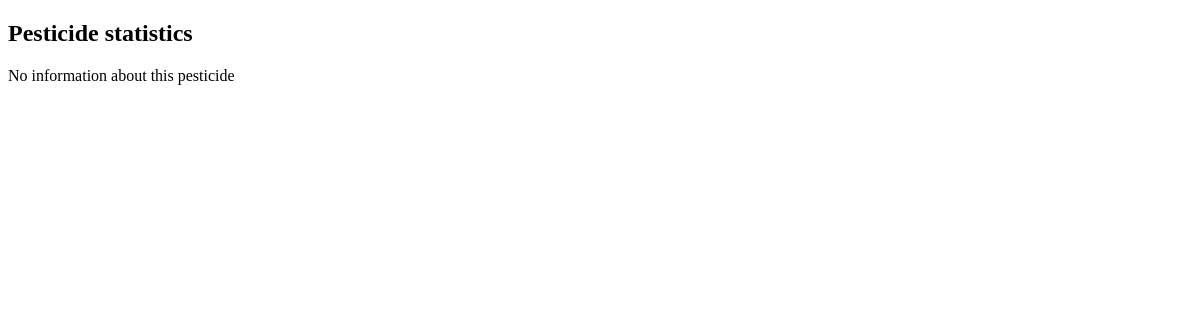
/pesticide_name=pes 2, run on an earlier commit of the app's database.
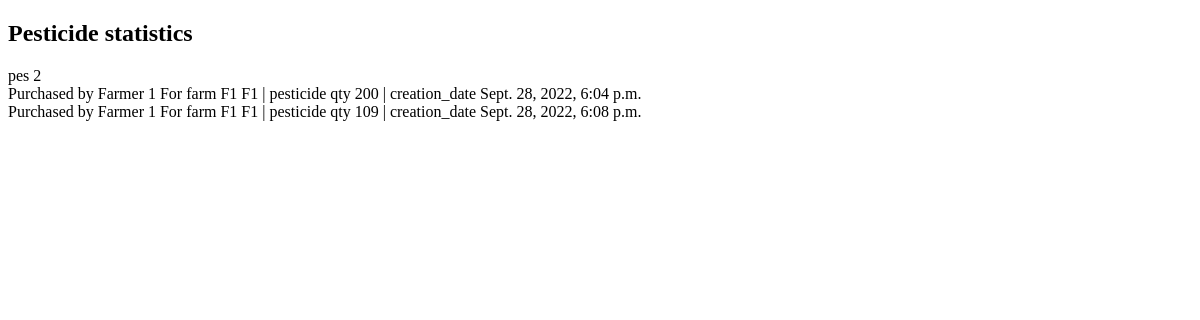
And on a later commit of the database.
### adminaccess/models.py (models this page shows)
class Pesticide(models.Model):
    farmer_id = models.ForeignKey(Farmer, on_delete=models.CASCADE)
    farm_id = models.ForeignKey(Farm_info, on_delete=models.CASCADE)
    planting_id = models.ForeignKey(Planting, on_delete=models.CASCADE)
    pesticide_name = models.CharField(max_length=50)
    pesticide_qty = models.CharField(max_length=50)
    reason = models.CharField(max_length=50,blank=True, null=True)
    pesticide_date = models.DateTimeField(auto_now_add=True,blank=True, null=True)#selection
    pesticide_date_from_planting = models.IntegerField(default=0, blank=True, null=True)
    rating = models.IntegerField(blank=True, null=True)
    create_date = models.DateTimeField(auto_now_add=True,blank=True, null=True)
    modified_date = models.DateTimeField(auto_now=True,blank=True, null=True)

class Farmer(models.Model):
    name = models.CharField(max_length=50)
    phone_number = models.IntegerField()
    address = models.TextField()
    aadhar_number = models.IntegerField(blank=True, null=True)
    family_members = models.IntegerField(blank=True, null=True)
    family_occupation = models.CharField(max_length=50, blank=True, null=True)
    is_access = models.BooleanField(default=False)
    create_date = models.DateTimeField(auto_now_add=True)
    modified_date = models.DateTimeField(auto_now=True)

class Farm_info(models.Model):
    farmer_id = models.ForeignKey(Farmer, on_delete=models.CASCADE)
    farm_nick_name = models.CharField(max_length=50, blank=True, null=True)
    farm_space = models.IntegerField(default=0)
    geo_location = models.CharField(max_length=50, blank=True, null=True)
    farm_village = models.CharField(max_length=50, blank=True, null=True)
    khata_no = models.CharField(max_length=50, blank=True, null=True)
    who_caretaker = models.CharField(max_length=50, blank=True, null=True)
    caretaker = models.CharField(max_length=50, blank=True, null=True)
    caretaker_phone_number = models.IntegerField(blank=True, null=True)
    soil_type = models.CharField(max_length=50, blank=True, null=True)
    water_source = models.CharField(max_length=50, blank=True, null=True)
    water_type = models.CharField(max_length=50, blank=True, null=True)
    water_season = models.CharField(max_length=50, blank=True, null=True)
    create_date = models.DateTimeField(auto_now_add=True)
    modified_date = models.DateTimeField(auto_now=True)

### adminaccess/views.py (the view)
# urls.py: path('pesticide_name=<str:pesticide_name>', views.pesticide_stats, name="pesticide_stats"),
def pesticide_stats(request,pesticide_name):
    pesticide = Pesticide.objects.filter(pesticide_name=pesticide_name).order_by('create_date')
    try:
        pesticide_name = pesticide[0].pesticide_name
    except:
        pesticide_name = 'No information about this pesticide'
    data = {
        'pesticide_name': pesticide_name,
        'pesticide': pesticide
    }
    return render(request, 'stats/pesticide_stats.html', data)

### templates/stats/pesticide_stats.html (shortened to what this page needs)
<!DOCTYPE html>
<html lang="en">
<head>
</head>
<body>
<h2>Pesticide statistics</h2>
{{pesticide_name}}
<br>
{%for pes in pesticide%}
  <span>Purchased by {{pes.farmer_id.name}} For farm {{pes.farm_id.farm_nick_name}} | pesticide qty {{pes.pesticide_qty}} | creation_date  {{pes.create_date}}</span><br>
{% endfor %}
</body>
</html>

What changed in the data, as far as the page shows it:
added Pesticide: pesticide_name "pes 2", farmer_id.name "Farmer 1", farm_id.farm_nick_name "F1 F1", pesticide_qty "200", create_date "Sept. 28, 2022, 6:04 p.m."
added Pesticide: farmer_id.name "Farmer 1", farm_id.farm_nick_name "F1 F1", pesticide_qty "109", create_date "Sept. 28, 2022, 6:08 p.m."
Also different on the page:
{{ pesticide_name }}: "No information about this pesticide" → (not shown)
